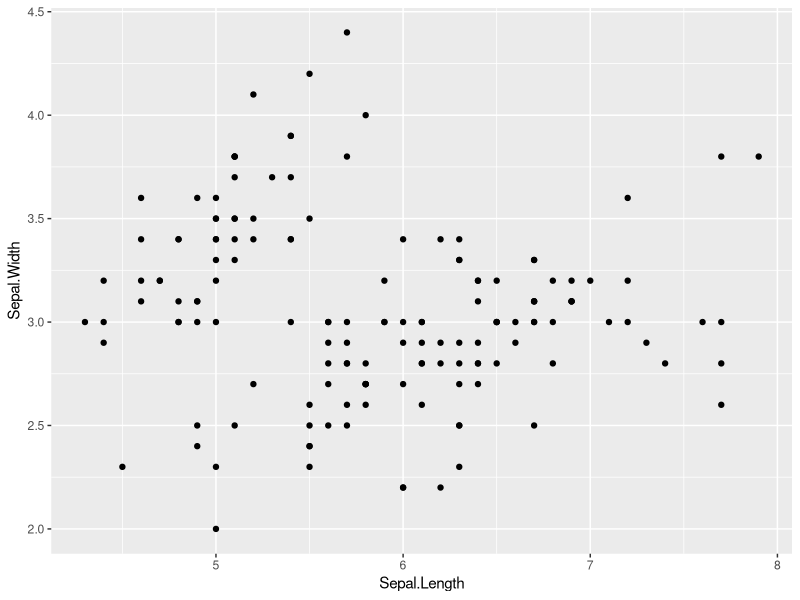
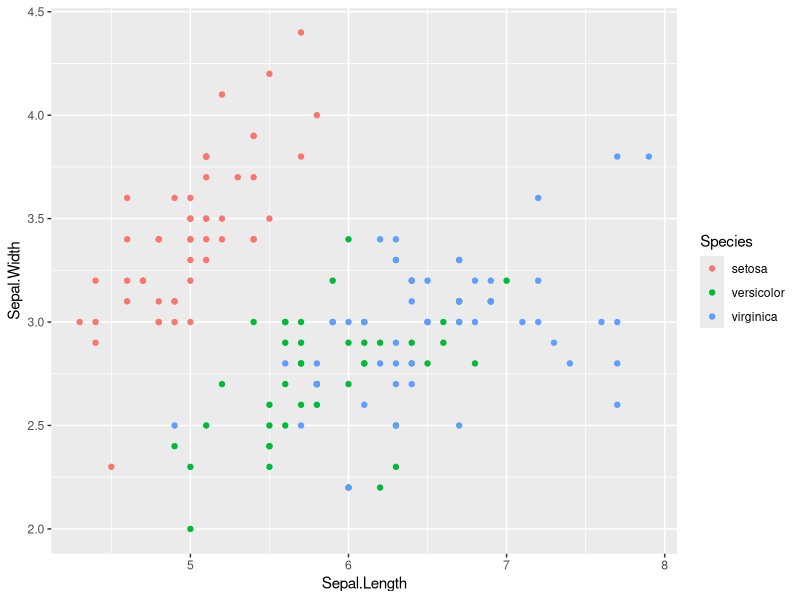
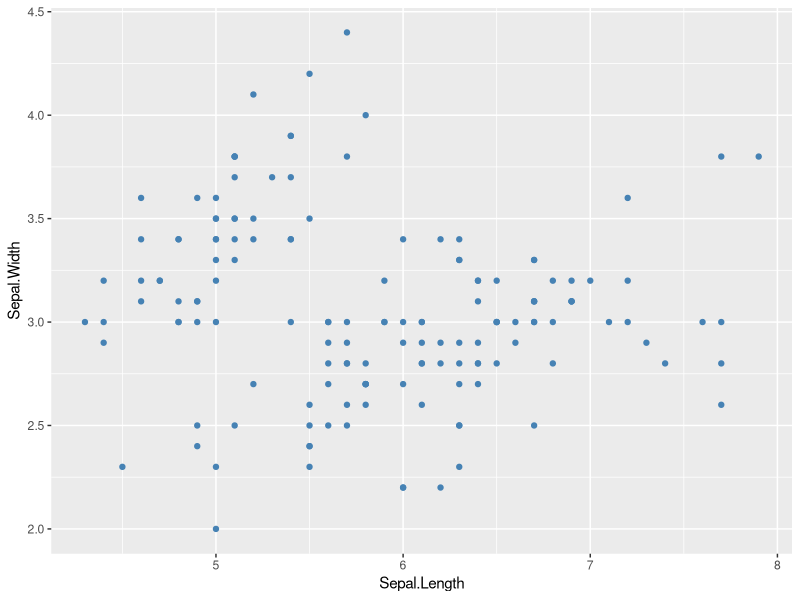
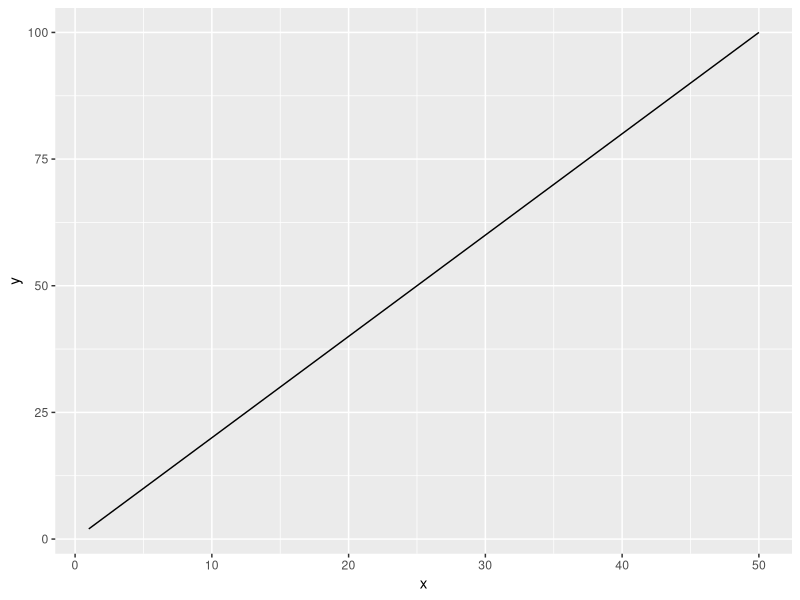
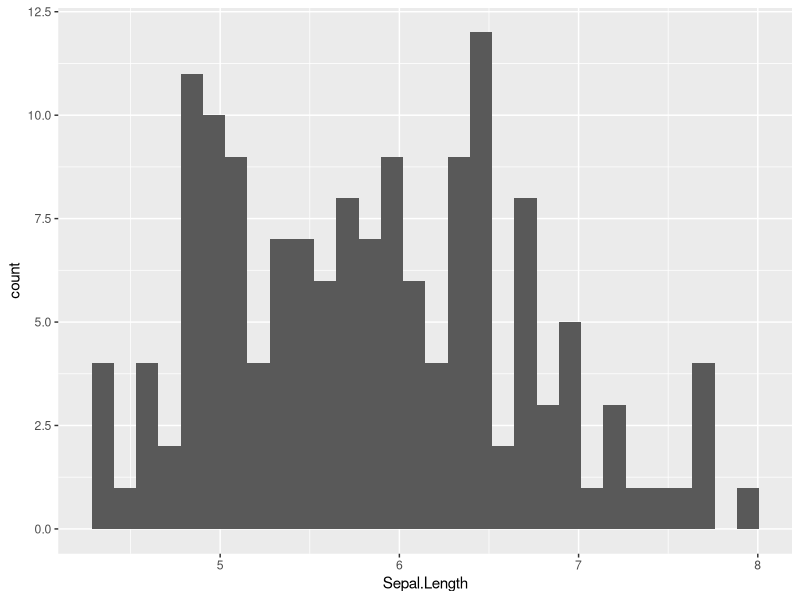
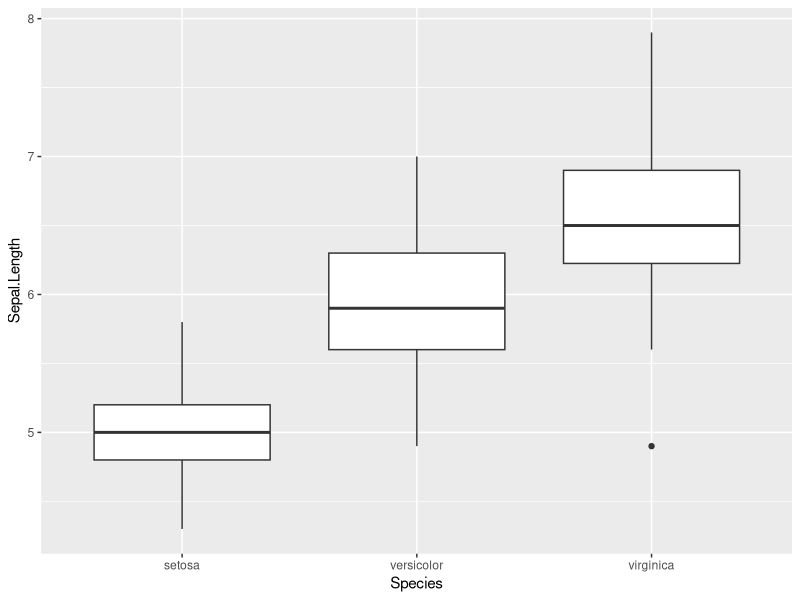
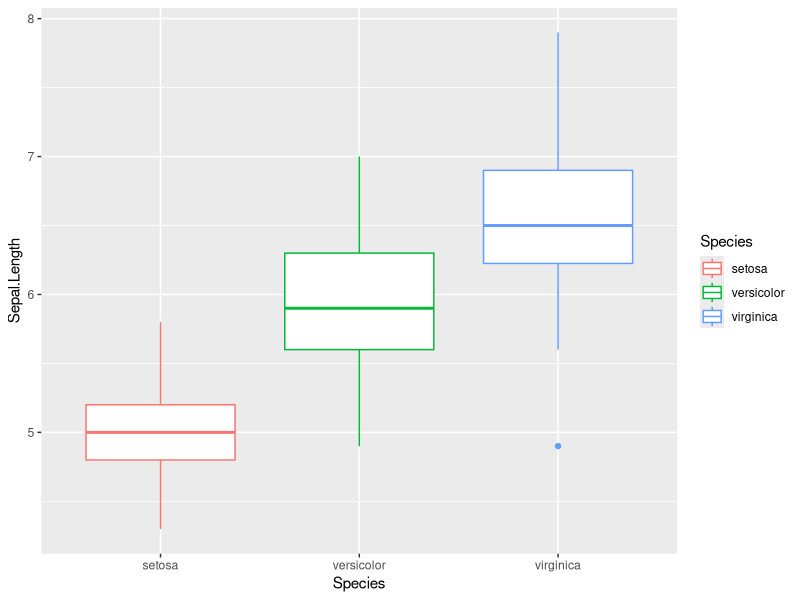
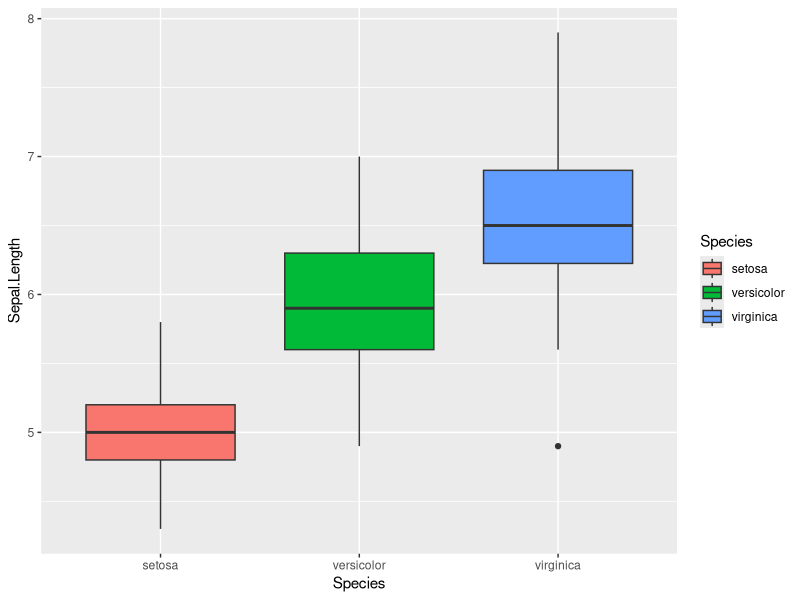

Recreate these plots in R, in order.

## call every single time!
library(tidyverse)


# point figure ------------------------------------------------------------

## basic point figure
iris %>% 
  ggplot(
    mapping = aes(x = Sepal.Length,
                  y = Sepal.Width)
  ) +
  geom_point()

## error, no aes()
## short cut for commenting out, Ctr + Shift + C
# iris %>% 
#   ggplot(
#     x = Sepal.Length,
#     y = Sepal.Width
#   ) +
#   geom_point()

## color by species
ggplot(
  data = iris,
  mapping = aes(x = Sepal.Length,
                y = Sepal.Width,
                color = Species)
) +
  geom_point()

ggplot(
  data = iris,
  mapping = aes(x = Sepal.Length,
                y = Sepal.Width)
) +
  geom_point(color = "steelblue")

## error, color arg outside aes()
# ggplot(
#   data = iris,
#   mapping = aes(x = Sepal.Length,
#                 y = Sepal.Width),
#   color = Species,
# ) +
#   geom_point()


# line figure -------------------------------------------------------------

df0 <- tibble(
  x = rep(1:50, 3),
  y = x * 2
)

df0 %>% 
  ggplot(
    mapping = aes(x = x,
                  y = y)
  ) +
  geom_line()


# histogram ---------------------------------------------------------------

iris %>% 
  ggplot(mapping = aes(x = Sepal.Length)) +
  geom_histogram()


# box plot ----------------------------------------------------------------

iris %>% 
  ggplot(
    mapping = aes(x = Species,
                  y = Sepal.Length)
  ) +
  geom_boxplot()

## color arg changes the border color
iris %>% 
  ggplot(
    mapping = aes(x = Species,
                  y = Sepal.Length,
                  color = Species)
  ) +
  geom_boxplot()

## fill arg changes the BOX color
iris %>% 
  ggplot(
    mapping = aes(x = Species,
                  y = Sepal.Length,
                  fill = Species)
  ) +
  geom_boxplot()


# fun plot ----------------------------------------------------------------

iris %>% 
  ggplot(aes(x = Sepal.Length,
             y = Sepal.Width,
             color = Species)) +
  geom_point() +
  geom_smooth(method = "lm")

iris %>% 
  ggplot(aes(x = Species,
             y = Sepal.Width)) +
  geom_boxplot(outliers = FALSE) +
  geom_jitter(width = 0.1,
              alpha = 0.1)
